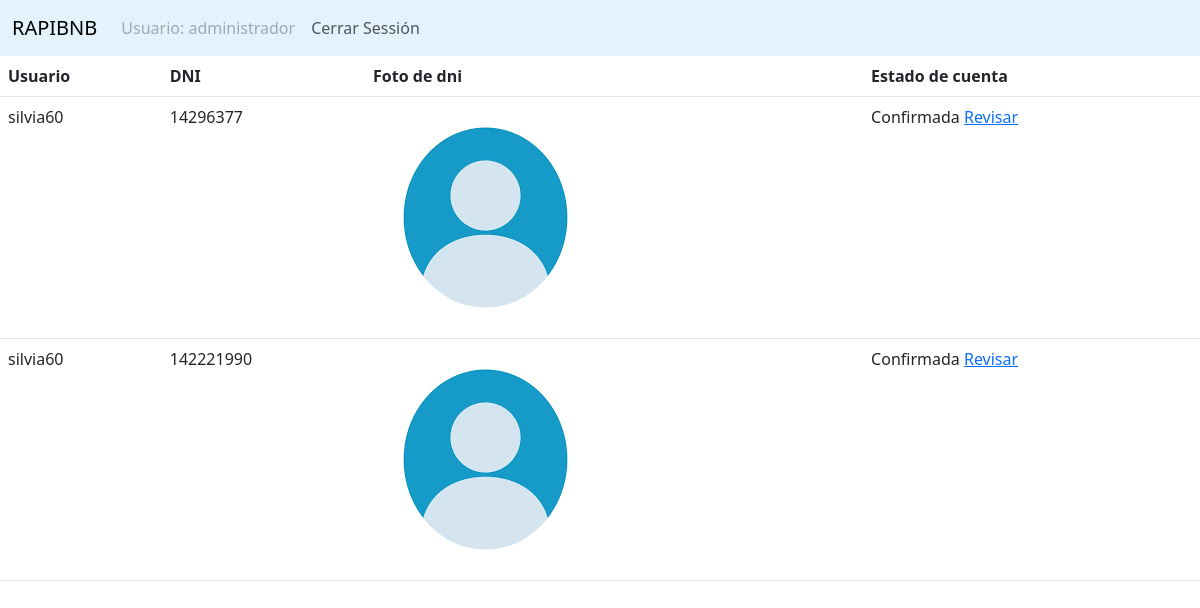
The app's page /administrador/verificarcuenta.php (signed in) with its own data.
### tables this page shows
CREATE TABLE `verificadas` (
  `id_cuenta` int(11) NOT NULL,
  `id_user` int(11) NOT NULL,
  `dni` int(11) NOT NULL,
  `fotodni` varchar(250) NOT NULL,
  `estado_cuenta` int(11) NOT NULL
);

CREATE TABLE `usuarios` (
  `id_user` int(11) NOT NULL,
  `nombre` varchar(250) NOT NULL,
  `edad` int(11) NOT NULL,
  `telefono` varchar(50) NOT NULL,
  `descripcion` text NOT NULL,
  `imagen` varchar(250) NOT NULL,
  `user` varchar(250) NOT NULL,
  `pass` varchar(250) NOT NULL
);

### administrador/verificarcuenta.php (the view, shortened to what this page needs)
<!DOCTYPE html>
<html lang="en">
<head>
    <link href="./../css/bootstrap.min.css" rel="stylesheet">
    <link href="./../css/style.css" rel="stylesheet">
</head>
<body>
<?php
require('include/headeradmin.php');
include('./../bd/cn.php');
?>
<?php
$sql_verificadas = "SELECT * FROM verificadas";
$consulta_verificadas = mysqli_query($conexion, $sql_verificadas);
if ($consulta_verificadas) {
    ?>
    <table class="table">
        <tr>
            <th scope="col">Usuario</th>
            <th scope="col">DNI</th>
            <th scope="col">Foto de dni</th>
            <th scope="col">Estado de cuenta</th>
        </tr>
    <?php
    while ($mostrar_reserva = mysqli_fetch_array($consulta_verificadas)) {
        $iduser = $mostrar_reserva['id_user'];
        $dniuser = $mostrar_reserva['dni'];
        $foto = $mostrar_reserva['fotodni'];
        $sql_user = "SELECT * FROM usuarios WHERE id_user='$iduser'";
        $consulta_user = mysqli_query($conexion, $sql_user);
        if ($consulta_user) {
            $mostraruser = mysqli_fetch_array($consulta_user);
            $nameuser = $mostraruser['user'];
        }
        switch ($mostrar_reserva['estado_cuenta']) {
            case '2':
                $estado_cuenta = "Confirmada";
                break;
        }
        ?>
        <tr>
            <td> <?php echo $nameuser ?> </td>
            <td> <?php echo $mostrar_reserva['dni'] ?> </td>
            <td> <img src="<?php echo $mostrar_reserva['fotodni'] ?>" alt=""> </td>
            <td> <?php echo $estado_cuenta; ?>
                <a href="confirmarcuenta.php?iduser=<?php echo $iduser; ?>&nameuser=<?php echo $nameuser?>&dni=<?php echo $dniuser ?>&fotodni=<?php echo $foto; ?>">Revisar</a>
            </td>
        </tr>
        <?php
    }
    ?>
    </table>
    <?php
}
?>
</body>
</html>

### css/style.css (style rules this page uses)
* { margin: 0; padding: 0; box-sizing: border-box; }

### records on screen
verificadas: id_user.user "silvia60", dni "14296377", fotodni (picture), estado_cuenta "Confirmada"
verificadas: id_user.user "silvia60", dni "142221990", fotodni (picture), estado_cuenta "Confirmada"

### other values on screen
$user "administrador"
